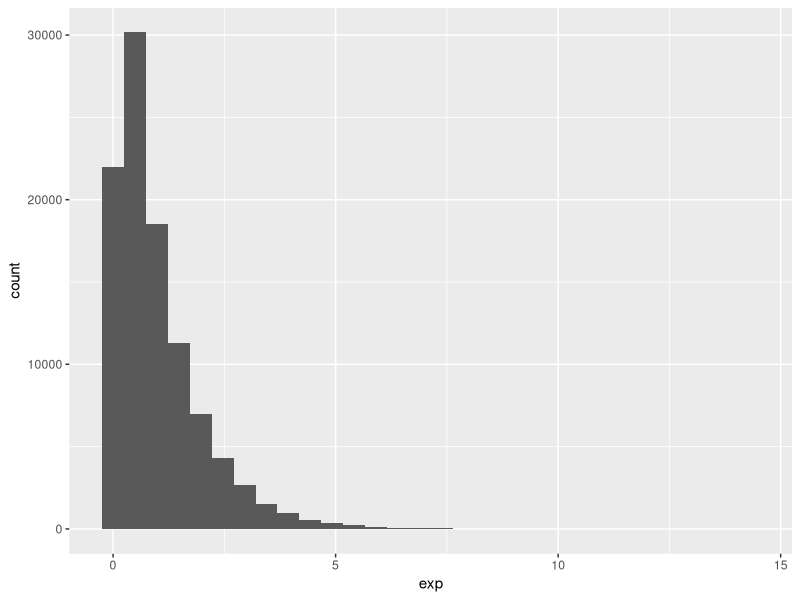
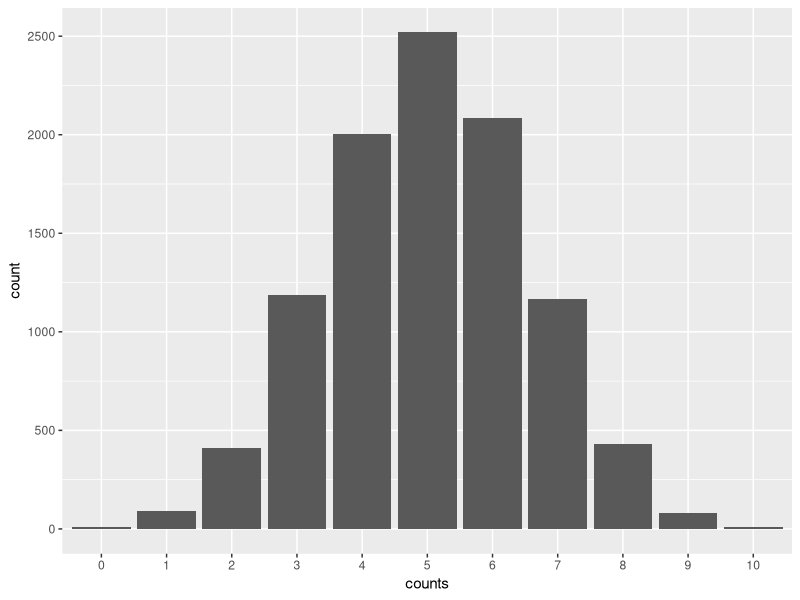
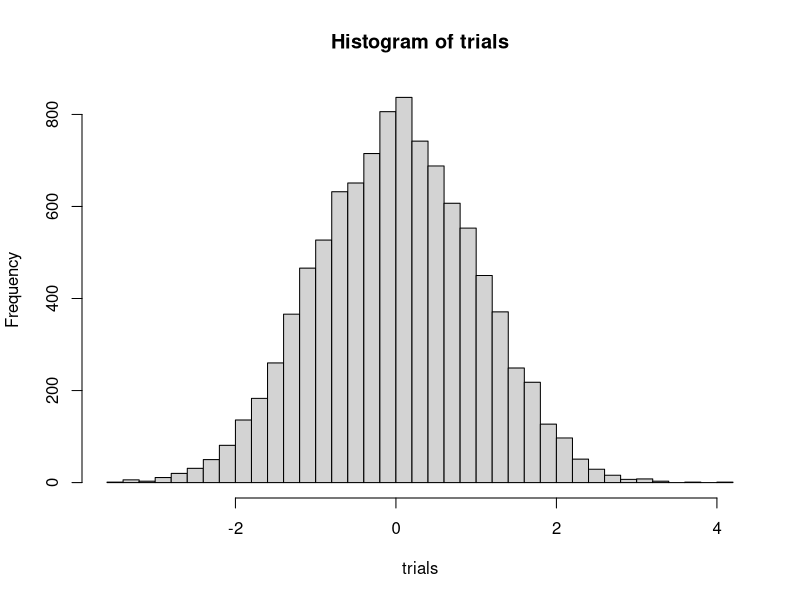

Source code (R) for these figures, in order:
## ---- chunk 1
xs <- rep(NA, 10000000)
rands <- runif(10000000)
ptm <- proc.time()
for (i in 1:length(xs)) {
    rand <- rands[i]
    if (rand < 0.999) {
        xs[i] <- "C"
    } else if (rand < 0.995) {
        xs[i] <- "B"
    } else {
        xs[i] <- "A"
    }
}
proc.time() - ptm
## ---- chunk 2
xs <- rep(NA, 10000000)
rands <- runif(10000000)
ptm <- proc.time()
for (i in 1:length(xs)) {
    rand <- rands[i]
    if (rand < 0.005) {
        xs[i] <- "C"
    } else if (rand < 0.01) {
        xs[i] <- "B"
    } else {
        xs[i] <- "A"
    }
}
proc.time() - ptm
## ---- chunk 3
library(ggplot2)
## ---- chunk 4
#Generate random numbers from exponential
randexp <- function(lambda, n) {
    rands <- runif(n)
    exps <- -1.0/lambda*log(rands)
    df <- data.frame(exp = exps)
    ggplot(df, aes(x=exp)) + geom_histogram()
}
randexp(1.0, 100000)
## ---- chunk 5
#generate from binomial distribution
randbin <- function(prob, n, N = 10000) {
    rands <- runif(N)
    #generate cdf probs for each value of x
    cdfprobs <- pbinom(0:n, prob = prob, size = n)
    bins <- rep(NA, N)
    for (i in 1:N) {
        rand <- rands[i]
        #assignment to proper bin
        bins[i] <- sum(cdfprobs < rand)
    }  
    df <- data.frame(counts = factor(bins))
    ggplot(df, aes(x=counts)) + geom_bar()
}
randbin(0.5, 10, 10000)
## ---- chunk 6
#antiquated generator for normal distribution
anti <- function() {
    return(sum(runif(12, -0.5, 0.5)))
}
trials <- rep(NA, 10000)
for (i in 1:length(trials)) {
    trials[i] <- anti()
}
hist(trials, breaks = 30)
